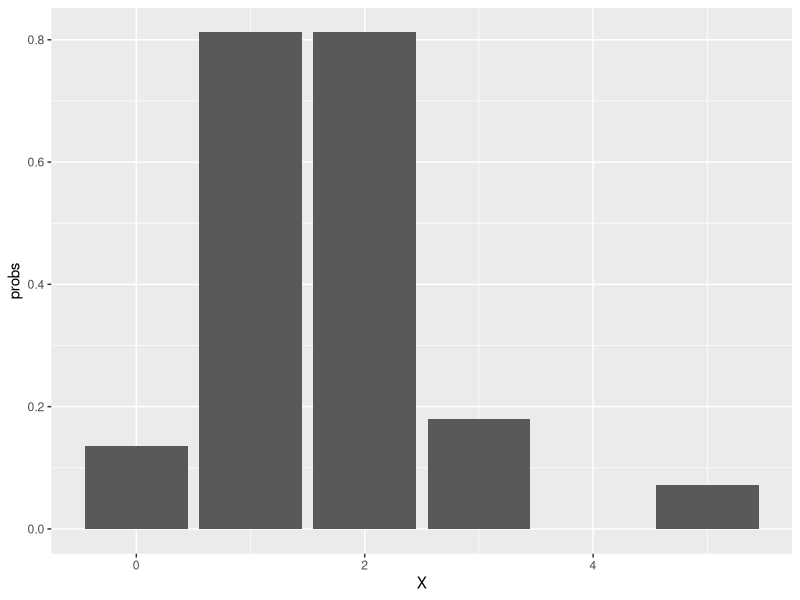

Here is the R script that generated this plot: (Note: this script raises an error after producing the figure.)
## ---- chunk 1
set.seed(125)
rpois(10,2)
## ---- chunk 2

set.seed(125)
X <- rpois(10,2)
probs <- dpois(X,2)
require(ggplot2)
ggplot(data.frame(X,probs), aes(X,probs)) + geom_bar(stat = "identity")

## ---- chunk 3
knitr::include_graphics('/images/poisson_models_types.PNG')
